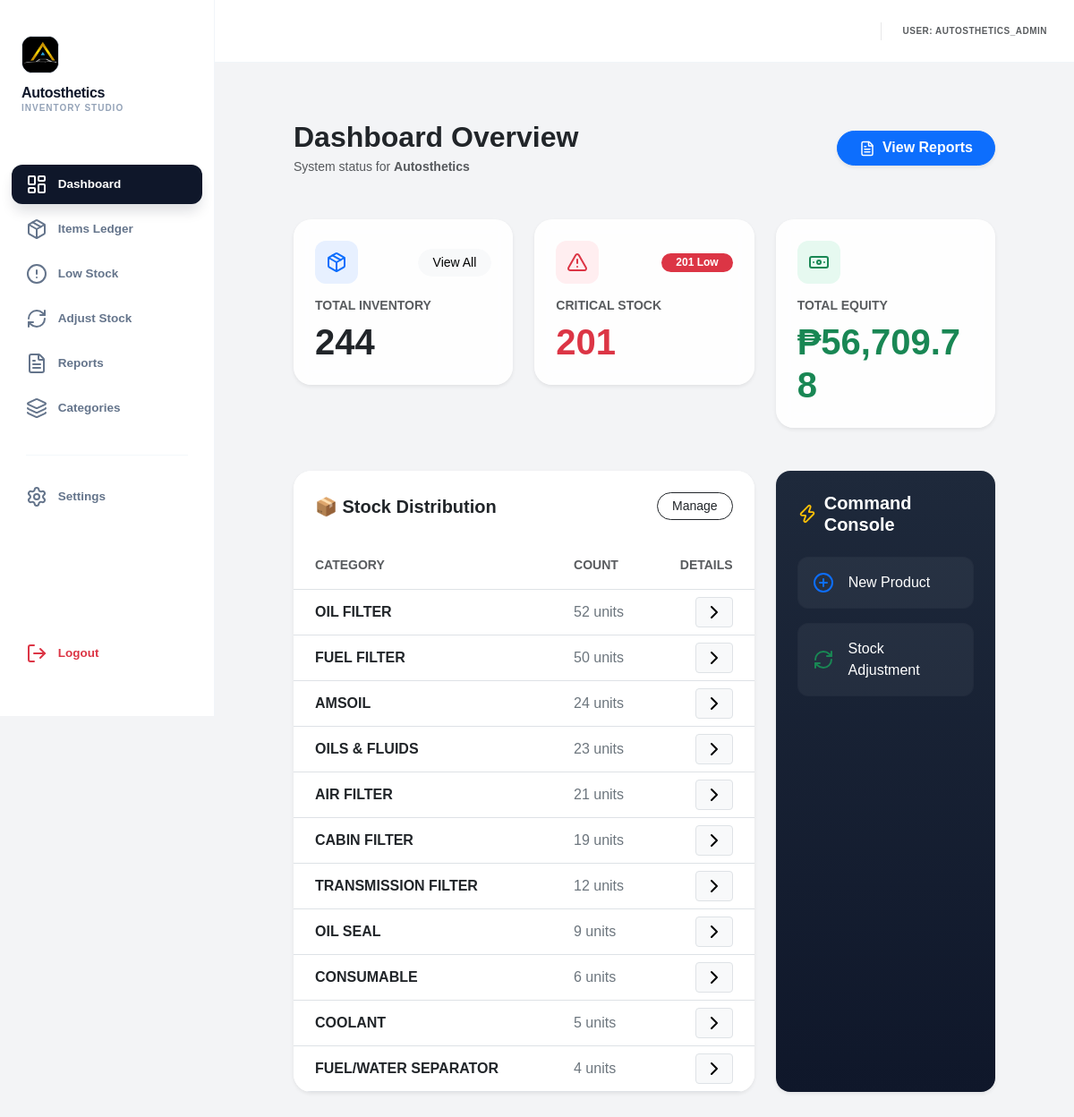
The app's page /dashboard/ (signed in) with its own data.
### inventory/models.py (models this page shows, shortened)
class Category(models.Model):
    name = models.CharField(max_length=255)
    description = models.TextField(blank=True, null=True)
    class Meta:
        verbose_name_plural = "Categories"

### inventory/views.py (the view)
# urls.py: path('dashboard/', views.dashboard, name='dashboard'),
@login_required
def dashboard(request):
    total_items = Item.objects.count()
    low_stock_threshold = 5
    low_stock_items = Item.objects.filter(quantity__lte=low_stock_threshold)
    low_stock_count = low_stock_items.count()
    well_stock = total_items - low_stock_count
    total_value_data = Item.objects.aggregate(
        total=Sum(F('price') * F('quantity'))
    )
    total_value = total_value_data['total'] or 0
    if total_items > 0:
        low_stock_percent = (low_stock_count / total_items) * 100
    else:
        low_stock_percent = 0
    stock_distribution = Category.objects.annotate(
        count=Count('item')
    ).order_by('-count')
    return render(request, "inventory/dashboard.html", {
        "total_items": total_items,
        "low_stock": low_stock_count,
        "well_stock": well_stock,
        "total_value": f"{total_value:,.2f}", # Formatted with commas and 2 decimals
        "low_stock_percent": round(low_stock_percent, 1),
        "stock_distribution": stock_distribution,
    })

### inventory/templates/inventory/dashboard.html (shortened to what this page needs)
{% extends "inventory/base.html" %}
{% load mathfilters %}
{% block content %}
<div class="container-fluid py-4 px-lg-5">
    <div class="d-flex align-items-center justify-content-between mb-5">
        <div>
            <h2 class="fw-bold mb-1">Dashboard Overview</h2>
            <p class="text-muted small mb-0">System status for <strong>Autosthetics</strong></p>
        </div>
        <div>
            <a href="{% url 'reports' %}" class="btn btn-primary rounded-pill px-4 shadow-sm fw-bold">
                <i data-lucide="file-text" class="me-2" style="width: 18px;"></i>View Reports
            </a>
        </div>
    </div>
    <div class="row g-4 mb-5">
        <div class="col-md-4">
            <div class="card dashboard-card shadow-sm p-4 border-0">
                <div class="d-flex align-items-center justify-content-between mb-3">
                    <div class="icon-box bg-soft-primary"><i data-lucide="package"></i></div>
                    <a href="{% url 'all_items' %}" class="btn btn-sm btn-light rounded-pill px-3 small">View All</a>
                </div>
                <h6 class="text-muted small fw-bold tracking-wider">TOTAL INVENTORY</h6>
                <h1 class="fw-bold mb-0 text-dark">{{ total_items }}</h1>
            </div>
        </div>
        <div class="col-md-4">
            <div class="card dashboard-card shadow-sm p-4 border-0">
                <div class="d-flex align-items-center justify-content-between mb-3">
                    <div class="icon-box bg-soft-danger"><i data-lucide="alert-triangle"></i></div>
                    <span class="badge bg-danger rounded-pill px-3">{{ low_stock }} Low</span>
                </div>
                <h6 class="text-muted small fw-bold tracking-wider">CRITICAL STOCK</h6>
                <h1 class="fw-bold mb-0 text-danger">{{ low_stock }}</h1>
            </div>
        </div>
        <div class="col-md-4">
            <div class="card dashboard-card shadow-sm p-4 border-0">
                <div class="d-flex align-items-center justify-content-between mb-3">
                    <div class="icon-box bg-soft-success"><i data-lucide="banknote"></i></div>
                </div>
                <h6 class="text-muted small fw-bold tracking-wider">TOTAL EQUITY</h6>
                <h1 class="fw-bold mb-0 text-success">₱{{ total_value }}</h1>
            </div>
        </div>
    </div>
    <div class="row g-4">
        <div class="col-lg-8">
            <div class="card dashboard-card shadow-sm border-0 h-100 overflow-hidden">
                <div class="card-header bg-white py-4 px-4 border-0 d-flex justify-content-between align-items-center">
                    <h5 class="fw-bold mb-0">📦 Stock Distribution</h5>
                    <a href="{% url 'categories' %}" class="btn btn-sm btn-outline-dark rounded-pill px-3">Manage</a>
                </div>
                <div class="table-responsive">
                    <table class="table table-hover align-middle mb-0">
                        <thead class="bg-light">
                            <tr>
                                <th class="ps-4 text-muted small py-3">CATEGORY</th>
                                <th class="text-muted small py-3">COUNT</th>
                                <th class="text-end pe-4 text-muted small py-3">DETAILS</th>
                            </tr>
                        </thead>
                        <tbody>
                            {% for category in stock_distribution %}
                            <tr>
                                <td class="ps-4 fw-bold text-dark">{{ category.name }}</td>
                                <td class="text-secondary">{{ category.count }} units</td>
                                <td class="text-end pe-4">
                                    <a href="{% url 'all_items' %}?q={{ category.name }}" class="btn btn-sm btn-light border">
                                        <i data-lucide="chevron-right" size="14"></i>
                                    </a>
                                </td>
                            </tr>
                            {% endfor %}
                        </tbody>
                    </table>
                </div>
            </div>
        </div>
        <div class="col-lg-4">
            <div class="card shadow-sm p-4 rounded-4 bg-dark text-white border-0 h-100"
                 style="background: linear-gradient(180deg, #1e293b 0%, #0f172a 100%);">
                <h5 id="secret-trigger" class="fw-bold mb-4 d-flex align-items-center">
                    <i data-lucide="zap" class="text-warning me-2" size="20"></i> Command Console
                </h5>
                <div class="d-flex flex-column gap-3">
                    <a href="{% url 'add_item' %}" class="action-btn text-white" style="background: rgba(255,255,255,0.05);">
                        <i data-lucide="plus-circle" class="me-3 text-primary"></i> New Product
                    </a>
                    <a href="{% url 'adjust_stock' %}" class="action-btn text-white" style="background: rgba(255,255,255,0.05);">
                        <i data-lucide="refresh-cw" class="me-3 text-success"></i> Stock Adjustment
                    </a>
                </div>
            </div>
        </div>
    </div>
</div>
{% endblock %}

### inventory/templates/inventory/base.html (shortened to what this page needs)
{% load static %}
<!DOCTYPE html>
<html lang="en">
<head>
    <link href="https://cdn.jsdelivr.net/npm/bootstrap@5.3.0/dist/css/bootstrap.min.css" rel="stylesheet">
</head>
<body>
<aside id="sidebar">
    <div class="sidebar-brand">
        <div class="brand-logo-container">
            <img src="{% static 'images/default_profile.jpg' %}" alt="Logo" class="brand-logo-img">
        </div>
        <h4>Autosthetics</h4>
        <p>Inventory Studio</p>
    </div>
    <nav class="nav-sidebar">
        <a href="{% url 'dashboard' %}" class="{% if request.resolver_match.url_name == 'dashboard' %}active{% endif %}">
            <i data-lucide="layout-dashboard" size="18"></i> Dashboard
        </a>
        <a href="{% url 'all_items' %}" class="{% if request.resolver_match.url_name == 'all_items' %}active{% endif %}">
            <i data-lucide="package" size="18"></i> Items Ledger
        </a>
        <a href="{% url 'low_stock' %}" class="{% if request.resolver_match.url_name == 'low_stock' %}active{% endif %}">
            <i data-lucide="alert-circle" size="18"></i> Low Stock
        </a>
        <a href="{% url 'adjust_stock' %}" class="{% if request.resolver_match.url_name == 'adjust_stock' %}active{% endif %}">
            <i data-lucide="refresh-cw" size="18"></i> Adjust Stock
        </a>
        <a href="{% url 'reports' %}" class="{% if request.resolver_match.url_name == 'reports' or 'monthly' in request.path %}active{% endif %}">
            <i data-lucide="file-text" size="18"></i> Reports
        </a>
        <a href="{% url 'categories' %}" class="{% if request.resolver_match.url_name == 'categories' %}active{% endif %}">
            <i data-lucide="layers" size="18"></i> Categories
        </a>
        <hr>
        <a href="{% url 'settings_page' %}" class="{% if request.resolver_match.url_name == 'settings_page' %}active{% endif %}">
            <i data-lucide="settings" size="18"></i> Settings
        </a>
        <a href="{% url 'logout' %}" class="text-danger logout-link">
            <i data-lucide="log-out" size="18"></i> Logout
        </a>
    </nav>
</aside>
<div id="main-wrapper">
    <div class="topbar">
        <div class="d-flex align-items-center gap-3">
            <span class="small fw-bold text-muted text-uppercase" style="font-size: 10px; letter-spacing: 0.05em;">
                User: {{ request.user.username }}
            </span>
        </div>
    </div>
    <main>
        {% block content %}{% endblock %}
    </main>
</div>
</body>
</html>

### inventory/templates/inventory/base.html (style rules this page uses)
:root { --studio-dark: #0f172a; --studio-amber: #f59e0b; --sidebar-width: 240px; }
body { margin: 0; display: flex; min-height: 100vh; font-family: "Plus Jakarta Sans", sans-serif; background: #f8fafc; }
#sidebar { width: var(--sidebar-width); background: #ffffff; border-right: 1px solid #f1f5f9; display: flex; flex-direction: column; height: 100vh; position: fixed; z-index: 1000; }
.sidebar-brand { padding: 2.5rem 1.5rem; display: flex; flex-direction: column; flex-shrink: 0; }
.brand-logo-container { width: 42px; height: 42px; background: var(--studio-dark); border-radius: 12px; display: flex; align-items: center; justify-content: center; margin-bottom: 12px; overflow: hidden; border: 1px solid #e2e8f0; }
.brand-logo-img { width: 100%; height: 100%; object-fit: cover; }
.sidebar-brand h4 { margin: 0; font-size: 16px; font-weight: 800; color: var(--studio-dark); letter-spacing: -0.02em; }
.sidebar-brand p { margin: 0; font-size: 10px; font-weight: 700; text-transform: uppercase; letter-spacing: 0.1em; color: #94a3b8; }
.nav-sidebar { padding: 1rem 0.8rem; flex-grow: 1; display: flex; flex-direction: column; overflow-y: auto; }
.nav-sidebar a { display: flex; align-items: center; gap: 12px; padding: 10px 16px; color: #64748b; font-size: 13.5px; font-weight: 600; text-decoration: none; border-radius: 12px; transition: all 0.2s ease; margin-bottom: 6px; }
.nav-sidebar a.active { background: var(--studio-dark); color: #ffffff !important; box-shadow: 0 10px 15px -3px rgba(15, 23, 42, 0.15); }
.nav-sidebar hr { margin: 1.5rem 1rem; border-color: #f1f5f9; opacity: 0.8; flex-shrink: 0; }
.logout-link { margin-top: auto; margin-bottom: 2rem !important; }
#main-wrapper { margin-left: var(--sidebar-width); width: calc(100% - var(--sidebar-width)); display: flex; flex-direction: column; min-height: 100vh; }
.topbar { height: 70px; background: #ffffff; border-bottom: 1px solid #f1f5f9; display: flex; align-items: center; padding: 0 30px; justify-content: space-between; position: sticky; top: 0; z-index: 999; }
main { flex: 1; padding: 40px; }

### inventory/templates/inventory/dashboard.html (style rules this page uses)
:root { --studio-dark: #0f172a; --glass-bg: rgba(255, 255, 255, 0.9); --glass-border: rgba(231, 234, 243, 0.7); }
body { background-color: #f3f4f6; }
.nav-sidebar a.active { background-color: var(--studio-dark) !important; color: #ffffff !important; }
.nav-sidebar a.active i, .nav-sidebar a.active svg { stroke: #ffffff !important; }
.dashboard-card { background: var(--glass-bg); backdrop-filter: blur(10px); border: 1px solid var(--glass-border); border-radius: 20px; transition: transform 0.2s, box-shadow 0.2s; }
.icon-box { width: 48px; height: 48px; border-radius: 12px; display: flex; align-items: center; justify-content: center; }
.bg-soft-primary { background: #e7f0ff; color: #0d6efd; }
.bg-soft-danger { background: #ffeef0; color: #dc3545; }
.bg-soft-success { background: #e6f9f0; color: #198754; }
.action-btn { background: rgba(15, 23, 42, 0.05); border: 1px solid rgba(15, 23, 42, 0.1); color: var(--studio-dark); padding: 1rem; border-radius: 12px; text-decoration: none; display: flex; align-items: center; transition: all 0.2s; }
#secret-trigger { cursor: pointer; user-select: none; }

### records on screen
Category: name "OIL FILTER", count "52"
Category: name "FUEL FILTER", count "50"
Category: name "AMSOIL", count "24"
Category: name "OILS & FLUIDS", count "23"
Category: name "AIR FILTER", count "21"
Category: name "CABIN FILTER", count "19"
Category: name "TRANSMISSION FILTER", count "12"
Category: name "OIL SEAL", count "9"
Category: name "CONSUMABLE", count "6"
Category: name "COOLANT", count "5"
Category: name "FUEL/WATER SEPARATOR", count "4"

### other values on screen
{{ request.user.username }} "AUTOSTHETICS_ADMIN"
{{ total_items }} "244"
{{ low_stock }} "201"
{{ total_value }} "56,709.78"
